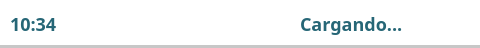
<?xml version="1.0" encoding="UTF-8"?>
<ui version="4.0">
 <class>Form</class>
 <widget class="QWidget" name="Form">
  <property name="geometry">
   <rect>
    <x>0</x>
    <y>0</y>
    <width>480</width>
    <height>48</height>
   </rect>
  </property>
  <property name="windowTitle">
   <string>Form</string>
  </property>
  <property name="styleSheet">
   <string notr="true">QLabel {
	font-family: Poppins;
}

QWidget {
	background-color: white;
}</string>
  </property>
  <widget class="QLabel" name="baterryLevel">
   <property name="geometry">
    <rect>
     <x>410</x>
     <y>11</y>
     <width>60</width>
     <height>26</height>
    </rect>
   </property>
   <property name="styleSheet">
    <string notr="true">background: qlineargradient(
    x1: 0, y1: 0, x2: 1, y2: 0,
    stop:0 rgba(102, 164, 181, 255),
	stop:0.5 rgba(102, 164, 181, 255), 
	stop:0.51 rgba(38, 102, 118, 255), 
	stop:1 rgba(38, 102, 118, 255)
);
border-radius: 12px;
font-size: 14px;
color: white;
font-weight: bold;
</string>
   </property>
   <property name="text">
    <string>100</string>
   </property>
   <property name="alignment">
    <set>Qt::AlignCenter</set>
   </property>
  </widget>
  <widget class="QLabel" name="border">
   <property name="geometry">
    <rect>
     <x>0</x>
     <y>45</y>
     <width>480</width>
     <height>3</height>
    </rect>
   </property>
   <property name="styleSheet">
    <string notr="true">background-color: rgb(199, 199, 199);</string>
   </property>
   <property name="text">
    <string/>
   </property>
  </widget>
  <widget class="QLabel" name="timeLbl">
   <property name="geometry">
    <rect>
     <x>10</x>
     <y>11</y>
     <width>51</width>
     <height>26</height>
    </rect>
   </property>
   <property name="styleSheet">
    <string notr="true">color: #266676;
font-weight: bold;
font-size: 18px;</string>
   </property>
   <property name="text">
    <string>10:34</string>
   </property>
   <property name="alignment">
    <set>Qt::AlignLeading|Qt::AlignLeft|Qt::AlignVCenter</set>
   </property>
  </widget>
  <widget class="QLabel" name="networkLbl">
   <property name="geometry">
    <rect>
     <x>60</x>
     <y>7</y>
     <width>31</width>
     <height>31</height>
    </rect>
   </property>
   <property name="styleSheet">
    <string notr="true">	font-size: 14pt;</string>
   </property>
   <property name="text">
    <string/>
   </property>
  </widget>
  <widget class="QLabel" name="chargeIndicator">
   <property name="geometry">
    <rect>
     <x>300</x>
     <y>11</y>
     <width>111</width>
     <height>26</height>
    </rect>
   </property>
   <property name="styleSheet">
    <string notr="true">color: #266676;
font-weight: bold;
font-size: 18px;</string>
   </property>
   <property name="text">
    <string>Cargando...</string>
   </property>
  </widget>
 </widget>
 <resources/>
 <connections/>
</ui>
